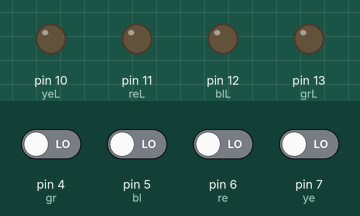
The sketch below on a simulated Arduino Uno, built with avr-gcc and run on an emulated ATmega328P. Parts: output pins drawn as LEDs (lit = HIGH). Dashed ring = blinking. The inputs (shaded band) are chosen by the test bench; at power-on: pin 4 (gr), pin 5 (bl), pin 6 (re), pin 7 (ye) LOW.

Above: at 1.2 s.
1.3 s: pin 4 (gr) driven HIGH
At 1.5 s:
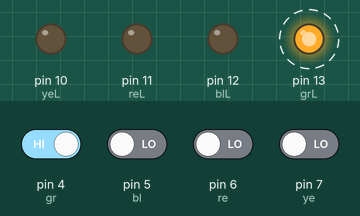
4.3 s: pin 5 (bl) driven HIGH
At 4.5 s:
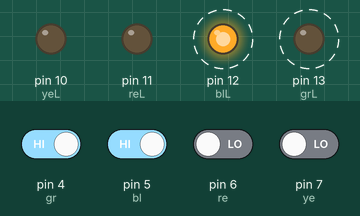
7.3 s: pin 6 (re) driven HIGH
At 7.5 s:
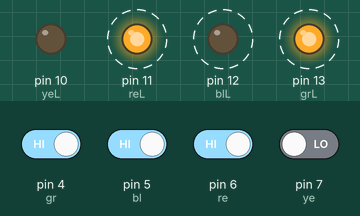
10.3 s: pin 7 (ye) driven HIGH
At 11.0 s:
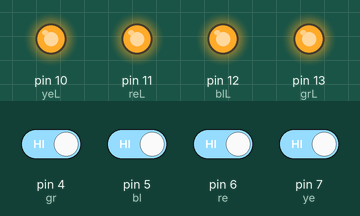
11.9 s: pin 4 (gr) driven LOW
At 12.5 s:
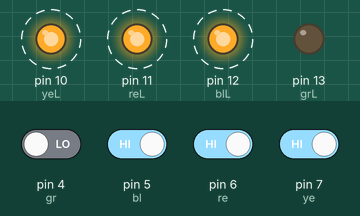
14.9 s: pin 6 (re) driven LOW
At 15.1 s:
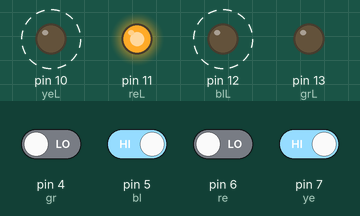
Timing chart, 0 to 18.9 s (numbered marks = the images above; inputs shaded):
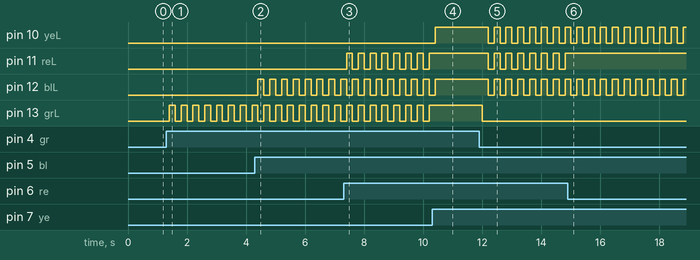

The sketch:

sketch_nov17b.ino
```cpp
int gr = 4;
int bl = 5;
int re = 6;
int ye = 7;

int grL = 13;
int blL = 12;
int reL = 11;
int yeL = 10;

boolean onGr=false;
boolean onBl=false;
boolean onRe=false;
boolean onYe=false;

int buttonStateGreen = 0;
int buttonStateBlue = 0;
int buttonStateRed = 0;
int buttonStateYellow = 0;

void setup() {
  pinMode(grL, OUTPUT);
  pinMode(gr, INPUT);

  pinMode(blL, OUTPUT);
  pinMode(bl, INPUT);

  pinMode(reL, OUTPUT);
  pinMode(re, INPUT);

  pinMode(yeL, OUTPUT);
  pinMode(ye, INPUT);
}

void loop(){

  buttonStateGreen = digitalRead(gr);
  if (buttonStateGreen == HIGH) {
    if(onGr==true){
      onGr=false;
    }  else{
      onGr=true;
    }
  }
   if (onGr == true) {
    digitalWrite(grL, HIGH);
  }
  else {
    digitalWrite(grL, LOW);
  }

  buttonStateYellow = digitalRead(ye);
  if (buttonStateYellow == HIGH) {
    if(onYe==true){
      onYe=false;
    }  else{
      onYe=true;
    }
  }
   if (onYe == true) {
    digitalWrite(yeL, HIGH);
  }
  else {
    digitalWrite(yeL, LOW);
  }

  buttonStateRed = digitalRead(re);
  if (buttonStateRed == HIGH) {
    if(onRe==true){
      onRe=false;
    }  else{
      onRe=true;
    }
  }
   if (onRe == true) {
    digitalWrite(reL, HIGH);
  }
  else {
    digitalWrite(reL, LOW);
  }

  buttonStateBlue = digitalRead(bl);
  if (buttonStateBlue == HIGH) {
    if(onBl==true){
      onBl=false;
    }  else{
      onBl=true;
    }
  }
   if (onBl == true) {
    digitalWrite(blL, HIGH);
  }
  else {
    digitalWrite(blL, LOW);
  }
  if(buttonStateBlue == HIGH && buttonStateYellow == HIGH && buttonStateGreen == HIGH && buttonStateRed == HIGH)
  {
    onBl = false;
    onGr = false;
    onRe = false;
    onYe = false;

    digitalWrite(blL, HIGH);
    digitalWrite(grL, HIGH);
    digitalWrite(yeL, HIGH);
    digitalWrite(reL, HIGH);
  }
   delay(200);

}
```

Measured:
- after the input at 1.3 s, pin 13 (grL): alternates HIGH for 0.20 s and LOW for 0.20 s, starting after 0.10 s
- after the input at 4.3 s, pin 12 (blL): alternates HIGH for 0.20 s and LOW for 0.20 s, starting after 0.10 s
- after the input at 7.3 s, pin 11 (reL): alternates HIGH for 0.20 s and LOW for 0.20 s, starting after 0.10 s
- after the input at 10.3 s, pin 10 (yeL): LOW → HIGH after 0.10 s; pin 11 (reL), pin 13 (grL): stops changing and stays HIGH; pin 12 (blL): goes on until 10.4 s, then stays HIGH
- after the input at 11.9 s, pin 10 (yeL), pin 11 (reL), pin 12 (blL): alternates HIGH for 0.20 s and LOW for 0.20 s, starting after 0.30 s; pin 13 (grL): HIGH → LOW after 0.10 s
- after the input at 14.9 s, pin 11 (reL): stops changing and stays HIGH
